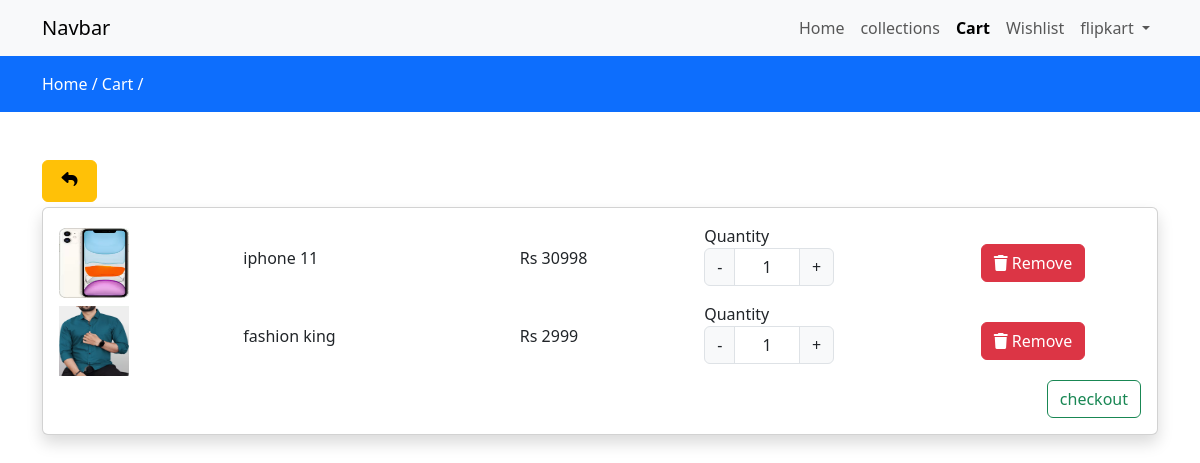
The app's page /cart/ (signed in) with its own data.
### myapp/models.py (models this page shows, shortened)
class Cart(models.Model):
    user = models.ForeignKey(User, on_delete=models.CASCADE)
    product = models.ForeignKey(Product, on_delete=models.CASCADE)
    product_qty = models.IntegerField(null=False, blank=False)
    created_at = models.DateTimeField(auto_now_add=True)

class Product(models.Model):
          category = models.ForeignKey(Category,on_delete=models.CASCADE)
          slug = models.CharField(max_length=150, null=False, blank=False)
          name = models.CharField(max_length=100, null=False, blank=False)
          product_image = models.ImageField(upload_to = get_file_path, null= True,blank=True)
          small_description = models.TextField(max_length=150,null=False,blank=False)
          quantity = models.IntegerField(null=False,blank=False)
          description = models.TextField(max_length=150,null=False,blank=False)
          original_price = models.FloatField(null=False,blank=False)
          selling_price = models.FloatField(null=False, blank=False)
          status = models.BooleanField(default=False,help_text="0-default, 1-Trending")
          trending = models.BooleanField(default=False, help_text="0-default, 1-Trending")
          tag = models.CharField(max_length=150, null=False, blank=False)
          meta_title = models.CharField(max_length=150,null=False, blank=False)
          meta_keywords = models.CharField(max_length=150, null=False, blank=False)
          meta_description = models.TextField(max_length=500, null=False, blank=False)
          created_at = models.DateTimeField(auto_now_add=True)

### myapp/controller/cart.py (the view)
# urls.py: path('cart/',cart.viewcart,name="cart"),
@login_required(login_url='loginpage')
def viewcart(request):
          cart = Cart.objects.filter(user=request.user)
          context = {'cart':cart}
          return render(request,'store/cart.html',context)

### myapp/templates/store/cart.html (shortened to what this page needs)
{% extends "store/layouts/main.html" %} {% block content %}
<div class="py-3 bg-primary">
  <div class="container">
    <a class="text-white" href="{% url 'home' %}">Home /</a>
    <a class="text-white" href="{% url 'cart' %}">Cart /</a>
  </div>
</div>
<div class="py-5">
  <div class="container">
    <div class="row">
      <a href="{% url 'collections'  %}" class="btn btn-warning float-end" style="height:42px; width:55px; margin-left:12px;"><i class="fa fa-reply"></i> </a>
      <div class="col-md-12">
        <div class="card shadow" style="margin-top:5px;">
          <div class="card-body cartdata">
            {% if cart %} {% for item in cart %}
            <div class="row product_data">
              <div class="col-md-2 my-auto">
                <img
                  src="{{item.product.product_image.url}}"
                  width="70px"
                  height="70px"
                  alt="Image here"
                />
              </div>
              <div class="col-md-3 my-auto">
                <h6> {{item.product.name}}</h6>
              </div>
              <div class="col-md-2 my-auto">
                <h6>Rs {{item.product.selling_price | stringformat:'d'}}</h6>
              </div>
              <div class="col-md-3 my-auto">
                 {% if item.product.quantity >= item.product_qty %}
                <label for="Quantity">Quantity</label>
                <div class="input-group text-center mb-3" style="width: 130px">
                  <button class="input-group-text changeQuantity decrement-btn">-</button>
                  <input
                    type="text"
                    name="quantity"
                    class="form-control qty-input text-center"
                    value="{{ item.product_qty }}"
                  />
                  <button class="input-group-text changeQuantity increment-btn">+</button>
                </div>
                {% else %}
                <h6> Out of Stock </h6>
                {% endif %}
              </div>
              <div class="col-md-2 my-auto">
                <button class="btn btn-danger delete-cart-item"> <i class="fa fa-trash"></i> Remove</button>
              </div>
            </div>
            {% endfor %}
            <a href="{% url 'checkout' %}" class="btn btn-outline-success float-end">checkout</a>
            {% else %}
            <h4>Your cart is empty </h4>
            {% endif %}
              </div>
            </div>
          </div>
        </div>
      </div>
    </div>
    {% endblock content %}

### myapp/templates/store/inc/navbar.html (shortened to what this page needs)
<nav class="navbar navbar-expand-lg bg-body-tertiary">
          <div class="container">
            <a class="navbar-brand" href="#">Navbar</a>
            <div class="collapse navbar-collapse" id="navbarNavAltMarkup">
                <ul class="navbar-nav ms-auto">
                  <li class="nav-item">
                    <a class="nav-link {% if request.resolver_match.url_name == 'home' %} active {% endif %}" aria-current="page" href="{% url 'home' %}">Home</a>
                  </li>
                  <li class="nav-item">
                    <a class="nav-link {% if request.resolver_match.url_name == 'collections' %} active {% endif %}" aria-current="page" href="{% url 'collections' %}">collections</a>
                  </li>
                  <li class="nav-item">
                    <a class="nav-link {% if request.resolver_match.url_name == 'cart' %} active {% endif %}" aria-current="page" href="{% url 'cart' %}">Cart</a>
                  </li>
                  <li class="nav-item">
                    <a class="nav-link {% if request.resolver_match.url_name == 'wishlist' %} active {% endif %}" aria-current="page" href="{% url 'wishlist' %}">Wishlist</a>
                  </li>
                  {% if request.user.is_authenticated %}
                  <li class="nav-item dropdown">
                    <a class="nav-link dropdown-toggle" href="#" role="button" data-bs-toggle="dropdown" aria-expanded="false">
                      {{request.user}}
                    </a>
                  </li>
                  {% endif %}
                </ul>
            </div>
          </div>
        </nav>

### myapp/templates/store/layouts/main.html (style rules this page uses)
a { text-decoration: none; }
.active { font-weight:650; }

### records on screen
Cart: product.product_image (picture), product.name "iphone 11", product.selling_price "30998", quantity "1"
Cart: product.product_image (picture), product.name "fashion king", product.selling_price "2999", quantity "1"

### other values on screen
{{ request.user }} "flipkart"
